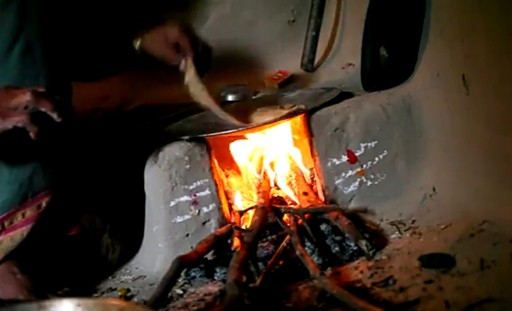
#> input picture data/images/test_datacluster_000121.jpg, 512 x 311 px
$ python -i features.py   (imports and definitions only)
#> lines starting #> are read from the running program, lines starting #| are printed output that depends on the picture; after the words box and inside, x2 and y2 are one past the last pixel; in counts of white or black regions, pixels touching at a corner belong together
"""Module 3a: handcrafted image features for the classical ML baselines.
Usage: python src/features.py        Output: data/features.npz
"""
import numpy as np
import pandas as pd
from PIL import Image
from tqdm import tqdm

SIZE = 128
BINS = 16


def extract(path):
    img = Image.open(path).convert("RGB").resize((SIZE, SIZE))
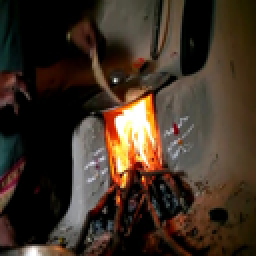
#> img: PIL image 128x128 RGB (shown 2 times larger); mean R, G, B 62.3, 48.2, 36.2
    rgb = np.asarray(img, dtype=np.float32) / 255.0
    hsv = np.asarray(img.convert("HSV"), dtype=np.float32) / 255.0
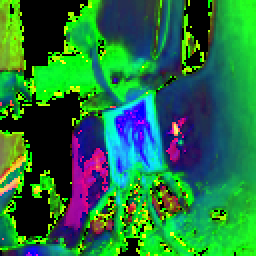
#> hsv: shape (128, 128, 3) float32 (shown 2 times larger); mean R, G, B 0.137, 0.453, 0.248
    h, s, v = hsv[..., 0], hsv[..., 1], hsv[..., 2]
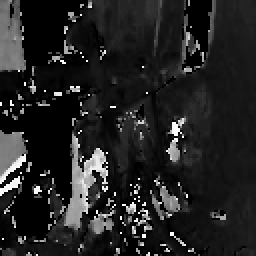
#> h: shape (128, 128) float32 (shown 2 times larger); min 0, max 0.996, mean 0.137
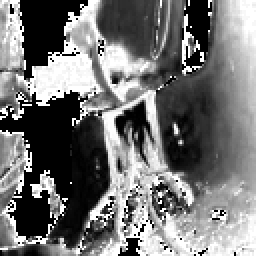
#> s: shape (128, 128) float32 (shown 2 times larger); min 0, max 1, mean 0.453
    gray = rgb.mean(axis=2)
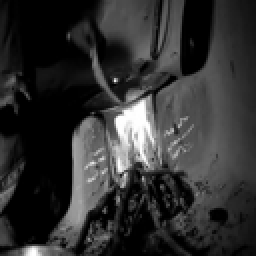
#> gray: shape (128, 128) float32 (shown 2 times larger); min 0, max 1, mean 0.192
    feats = []

    # 1) mean and spread of each colour channel (RGB + HSV)
    for ch in (rgb[..., 0], rgb[..., 1], rgb[..., 2], h, s, v):
        feats += [ch.mean(), ch.std()]
#> this loop made 6 passes
#> feats on passes 1 to 4: [0.244, 0.242], [0.244, 0.242, 0.189, 0.205], [0.244, 0.242, 0.189, 0.205, 0.142, 0.182], [0.244, 0.242, 0.189, 0.205, 0.142, 0.182, 0.137, 0.202]

    # 2) colour histograms of hue, saturation, brightness
    for ch in (h, s, v):
        hist, _ = np.histogram(ch, bins=BINS, range=(0, 1))
        feats += (hist / hist.sum()).tolist()
#> this loop made 3 passes
#> after the loop, feats = 60 values, max 0.453 at index 8, min 0.00165 at index 24, mean 0.0974

    # 3) "fire-coloured" pixels: red/orange/yellow hue, vivid and bright
    fire_mask = ((h < 0.17) | (h > 0.94)) & (s > 0.5) & (v > 0.6)
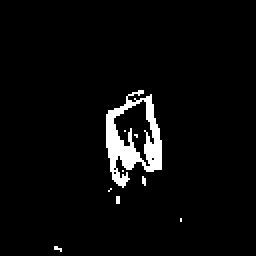
#> fire_mask: shape (128, 128) bool (shown 2 times larger); 3.9% white; 9 white regions (8 under 20 px), largest, box (x1, y1, x2, y2) and area: (53, 45, 81, 94) 599
    # "smoke-coloured" pixels: greyish (low saturation), mid brightness
    smoke_mask = (s < 0.2) & (v > 0.25) & (v < 0.85)
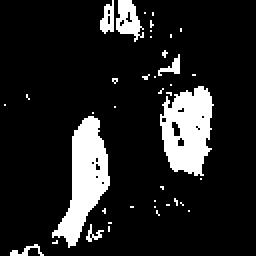
#> smoke_mask: shape (128, 128) bool (shown 2 times larger); 13.3% white; 40 white regions (33 under 20 px), largest, box (x1, y1, x2, y2) and area: (26, 58, 55, 124) 890, (80, 43, 107, 88) 839, (58, 0, 72, 21) 168
    feats += [fire_mask.mean(), smoke_mask.mean(), (v > 0.9).mean()]
#> feats = 63 values, max 0.453 at index 8, min 0.00165 at index 24, mean 0.0962

    # 4) texture: smoke blurs edges, so edge strength helps
    feats += [np.abs(np.diff(gray, axis=1)).mean(),
              np.abs(np.diff(gray, axis=0)).mean(),
              gray.std()]
#> feats = 66 values, max 0.453 at index 8, min 0.00165 at index 24, mean 0.0958

    # 5) where in the picture: fire/smoke fraction in each quarter
    half = SIZE // 2
    for mask in (fire_mask, smoke_mask):
        for rows in (slice(0, half), slice(half, SIZE)):
            for cols in (slice(0, half), slice(half, SIZE)):
                feats.append(mask[rows, cols].mean())
#> this loop made 2 passes
#> after the loop, feats = 74 values, max 0.453 at index 8, min 0.00165 at index 24, mean 0.0947
    return feats


# [11 lines not run here, left out]

>>> result = extract('../data/images/test_datacluster_000121.jpg')
#> result has the same summary as feats in extract

$ run again, on data/images/test_datacluster_001551.jpg
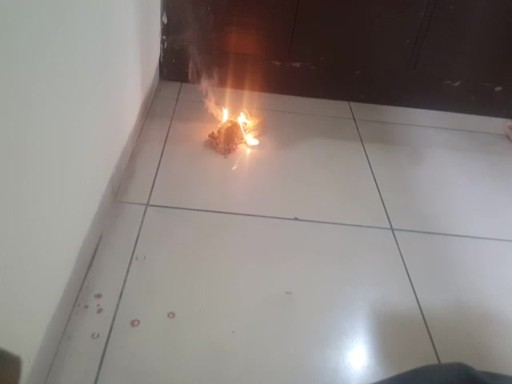
#> input picture data/images/test_datacluster_001551.jpg, 512 x 384 px
#> the loop in extract, `for ch in (rgb[..., 0], rgb[..., 1], rgb[..., 2], h, s, v):` made 6 passes
#> feats on passes 1 to 4: [0.547, 0.181], [0.547, 0.181, 0.517, 0.197], [0.547, 0.181, 0.517, 0.197, 0.502, 0.199], [0.547, 0.181, 0.517, 0.197, 0.502, 0.199, 0.21, 0.257]
#> the loop in extract, `for ch in (h, s, v):` made 3 passes
#> after the loop in extract, `for ch in (h, s, v):`: feats = 60 values, max 0.553 at index 10, min 0 at index 40, mean 0.11
#> in extract, `fire_mask = ((h < 0.17) | (h > 0.94)) & (s > 0.5) & (v > 0.6)`:
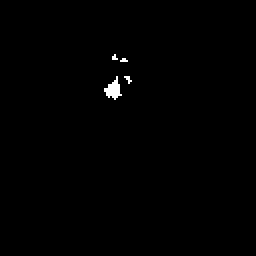
#> fire_mask: shape (128, 128) bool (shown 2 times larger); 0.46% white; 4 white regions (3 under 20 px), largest, box (x1, y1, x2, y2) and area: (52, 38, 61, 50) 55
#> in extract, `smoke_mask = (s < 0.2) & (v > 0.25) & (v < 0.85)`:
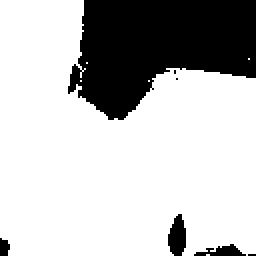
#> smoke_mask: shape (128, 128) bool (shown 2 times larger); 74.8% white; 7 black regions (3 under 20 px), largest, box (x1, y1, x2, y2) and area: (34, 0, 128, 60) 3859, (84, 107, 93, 128) 140, (97, 122, 123, 128) 85, (0, 119, 5, 128) 36
#> in extract, `feats += [fire_mask.mean(), smoke_mask.mean(), (v > 0.9).mean()]`: feats = 63 values, max 0.748 at index 61, min 0 at index 40, mean 0.117
#> in extract, `feats += [np.abs(np.diff(gray, axis=1)).mean(), np.abs(np.diff(gray, a..`: feats = 66 values, max 0.748 at index 61, min 0 at index 40, mean 0.115
#> the loop in extract, `for mask in (fire_mask, smoke_mask):` made 2 passes
#> after the loop in extract, `for mask in (fire_mask, smoke_mask):`: feats = 74 values, max 0.991 at index 72, min 0 at index 40, mean 0.143
#> result has the same summary as feats in extract

$ run again, on data/images/test_datacluster_001597.jpg
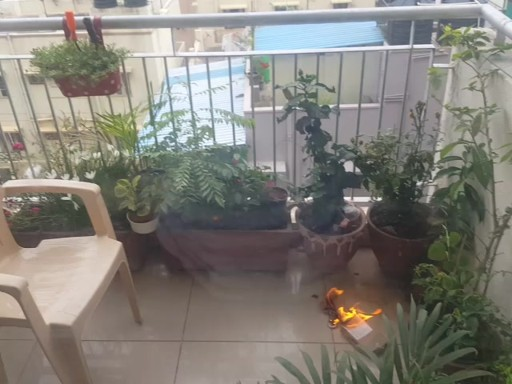
#> input picture data/images/test_datacluster_001597.jpg, 512 x 384 px
#> the loop in extract, `for ch in (rgb[..., 0], rgb[..., 1], rgb[..., 2], h, s, v):` made 6 passes
#> feats on passes 1 to 4: [0.512, 0.195], [0.512, 0.195, 0.501, 0.195], [0.512, 0.195, 0.501, 0.195, 0.473, 0.204], [0.512, 0.195, 0.501, 0.195, 0.473, 0.204, 0.289, 0.274]
#> the loop in extract, `for ch in (h, s, v):` made 3 passes
#> after the loop in extract, `for ch in (h, s, v):`: feats = 60 values, max 0.531 at index 10, min 0 at index 41, mean 0.11
#> fire_mask: shape (128, 128) bool; 0.33% white; 3 white regions (2 under 20 px), largest, box (x1, y1, x2, y2) and area: (83, 102, 95, 109) 48
#> in extract, `smoke_mask = (s < 0.2) & (v > 0.25) & (v < 0.85)`:
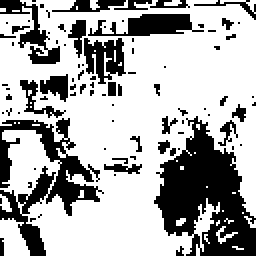
#> smoke_mask: shape (128, 128) bool (shown 2 times larger); 68.1% white; 89 black regions (70 under 20 px), largest, box (x1, y1, x2, y2) and area: (77, 58, 128, 128) 1938, (0, 59, 52, 128) 1179, (44, 7, 102, 18) 362
#> in extract, `feats += [fire_mask.mean(), smoke_mask.mean(), (v > 0.9).mean()]`: feats = 63 values, max 0.681 at index 61, min 0 at index 41, mean 0.116
#> in extract, `feats += [np.abs(np.diff(gray, axis=1)).mean(), np.abs(np.diff(gray, a..`: feats = 66 values, max 0.681 at index 61, min 0 at index 41, mean 0.115
#> the loop in extract, `for mask in (fire_mask, smoke_mask):` made 2 passes
#> after the loop in extract, `for mask in (fire_mask, smoke_mask):`: feats = 74 values, max 0.843 at index 71, min 0 at index 41, mean 0.14
#> result has the same summary as feats in extract
